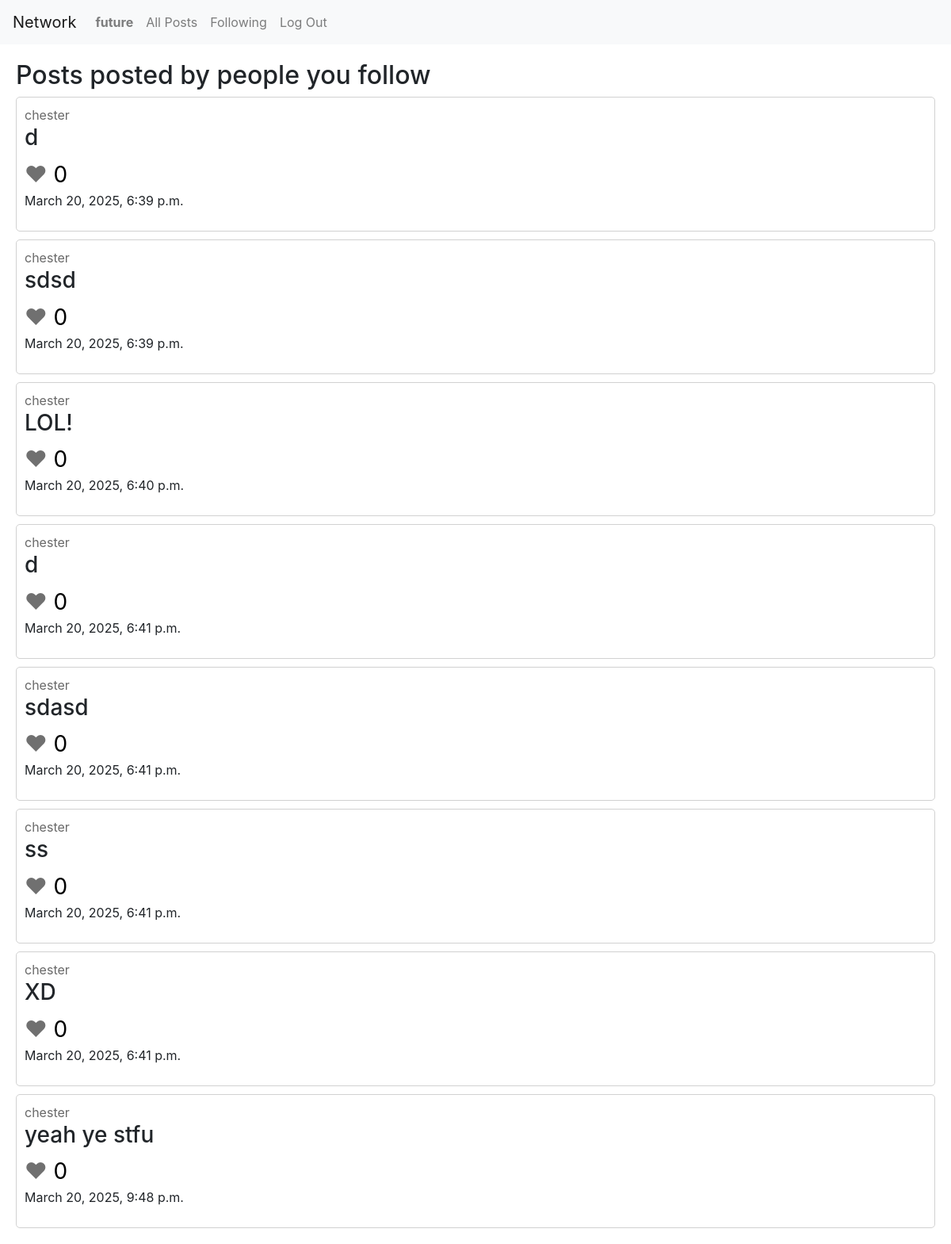
The page /following (signed in) on the database its author committed.
### network/models.py (models this page shows)
class User(AbstractUser):
    followers = models.ManyToManyField("self", blank=True)
    following = models.ManyToManyField("self", blank=True)

class Post(models.Model):
    content = models.TextField(max_length=250)
    likes = models.IntegerField(default=0)
    creator = models.ForeignKey(User, on_delete=models.CASCADE)
    timestamp = models.DateTimeField(auto_now_add=True)

### network/views.py (the view)
# urls.py: path("following", views.followed_posts, name="followed_posts"),
@login_required
def followed_posts(request):
    user = User.objects.get(username=request.user.username)
    all_posts = Post.objects.filter(creator__in=user.following.all())
    return render(request, "network/followed_posts.html", {
        "all_posts": all_posts
    })

### network/templates/network/followed_posts.html
{% extends "network/layout.html" %}
{% block body %}
    <h2>Posts posted by people you follow</h2>
    {% include 'network/posts.html' %}
{% endblock %}

### network/templates/network/layout.html (shortened to what this page needs)
{% load static %}
<!DOCTYPE html>
<html lang="en">
    <head>
        <link rel="stylesheet" href="https://stackpath.bootstrapcdn.com/bootstrap/4.4.1/css/bootstrap.min.css">
        <link href="{% static 'network/styles.css' %}" rel="stylesheet">
    </head>
    <body>
        <nav class="navbar navbar-expand-lg navbar-light bg-light">
            <a class="navbar-brand" href="#">Network</a>
            <div>
              <ul class="navbar-nav mr-auto">
                {% if user.is_authenticated %}
                    <li class="nav-item">
                        <a class="nav-link" href="{% url 'user_account' user.username %}"><strong>{{ user.username }}</strong></a>
                    </li>
                {% endif %}
                <li class="nav-item">
                  <a class="nav-link" href="{% url 'index' %}">All Posts</a>
                </li>
                {% if user.is_authenticated %}
                    <li class="nav-item">
                        <a class="nav-link" href="{% url 'followed_posts' %}">Following</a>
                    </li>
                    <li class="nav-item">
                        <a class="nav-link" href="{% url 'logout' %}">Log Out</a>
                    </li>
                {% endif %}
              </ul>
            </div>
          </nav>
        <div class="body">
            {% block body %}
            {% endblock %}
        </div>
    </body>
</html>

### network/templates/network/posts.html
{% for post in all_posts %}
    <div class="post">
        <span><a href="{% url 'user_account' post.creator %}" class="user-link">{{ post.creator }}</a></span>
        <h3>{{ post.content }}</h3>
        <span class="heart">&hearts;</span><span class="likes"> {{ post.likes }}</span>
        <p><span>{{ post.timestamp }}</span></p>
    </div>
    {% empty %}
    <h3>No posts at the moment</h3>
{% endfor %}

### network/static/network/styles.css (style rules this page uses)
.body { margin: 20px; }
.post { border: solid rgb(209, 209, 209) 1px; border-radius: 5px; margin-bottom: 10px; padding: 10px; }
.user-link { color: rgb(105, 105, 105); }
.heart { font-size: 28px; color: rgb(112, 112, 112); }
.likes { color: rgb(0, 0, 0); font-size: 28px; }

### rows shown on the page
User: username "future"
Post: creator "chester", content "d", likes "0", timestamp "March 20, 2025, 6:39 p.m."
Post: creator "chester", content "sdsd", likes "0", timestamp "March 20, 2025, 6:39 p.m."
Post: creator "chester", content "LOL!", likes "0", timestamp "March 20, 2025, 6:40 p.m."
Post: creator "chester", content "d", likes "0", timestamp "March 20, 2025, 6:41 p.m."
Post: creator "chester", content "sdasd", likes "0", timestamp "March 20, 2025, 6:41 p.m."
Post: creator "chester", content "ss", likes "0", timestamp "March 20, 2025, 6:41 p.m."
Post: creator "chester", content "XD", likes "0", timestamp "March 20, 2025, 6:41 p.m."
Post: creator "chester", content "yeah ye stfu", likes "0", timestamp "March 20, 2025, 9:48 p.m."
